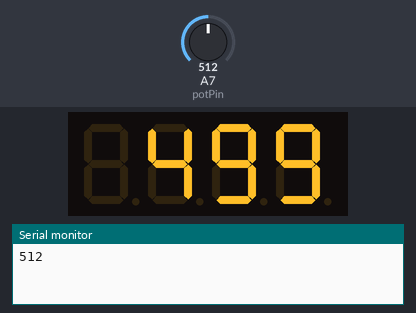
The sketch below on a simulated Arduino Nano, built with avr-gcc and run on an emulated ATmega328P. Parts: 4-digit seven-segment display, the last lines printed to the serial monitor. The test bench sets the inputs (shaded band); at power-on: A7 (potPin) = 512.

Above: at 1.2 s.
1.3 s: A7 (potPin) set to 716
At 1.6 s:
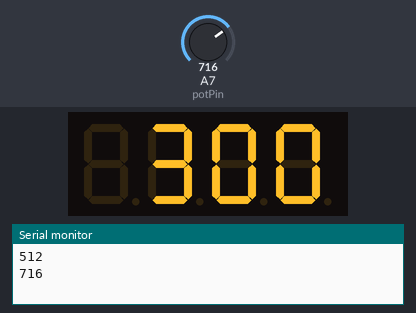
2.8 s: A7 (potPin) set to 900
At 3.9 s:
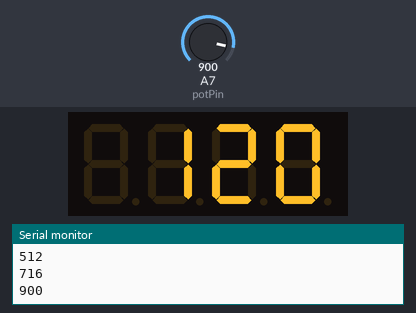
4.3 s: A7 (potPin) set to 1023
At 5.1 s:
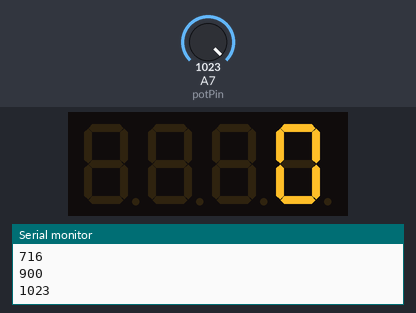
Timing chart, 0 to 7.3 s (numbered marks = the images above; inputs shaded):
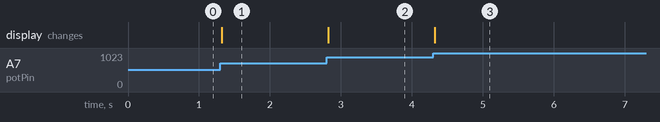

The sketch:

knobcount.ino
```cpp
#include <TM1637Display.h>
#define CLK 9 //can be any digital pin
#define DIO 8 //can be any digital pin

TM1637Display display(CLK, DIO);

int potPin = A7;    // select the input pin for the potentiometer
int potVal = 0;
int oldPotVal;
int printVal;
int oldPrintVal;


void setup() {
  // initialize serial communication at 9600 bits per second:
  Serial.begin(9600);
  display.setBrightness(5);
}

void loop() {
  potVal = analogRead(potPin);
  if (potVal < (oldPotVal - 4) || potVal > (oldPotVal + 4)) {
    oldPotVal = potVal;
    printVal = map(oldPotVal,1023, 0, 0, 1000);
    if (printVal != oldPrintVal){
      Serial.println(potVal);
      display.showNumberDec(printVal, false);
      oldPrintVal = printVal;
    }
  }
}
```

Measured:
- after the input at 1.3 s, the display: changes at once (image 1)
- after the input at 2.8 s, the display: changes at once (image 2)
- after the input at 4.3 s, the display: changes at once (image 3)
